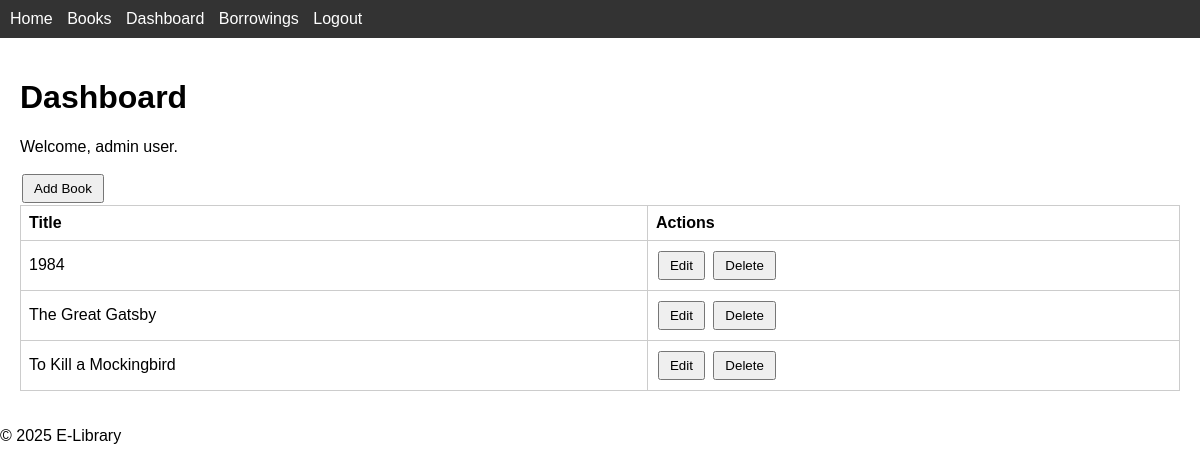
Before: /index.php?page=dashboard (signed in) with the older database file.
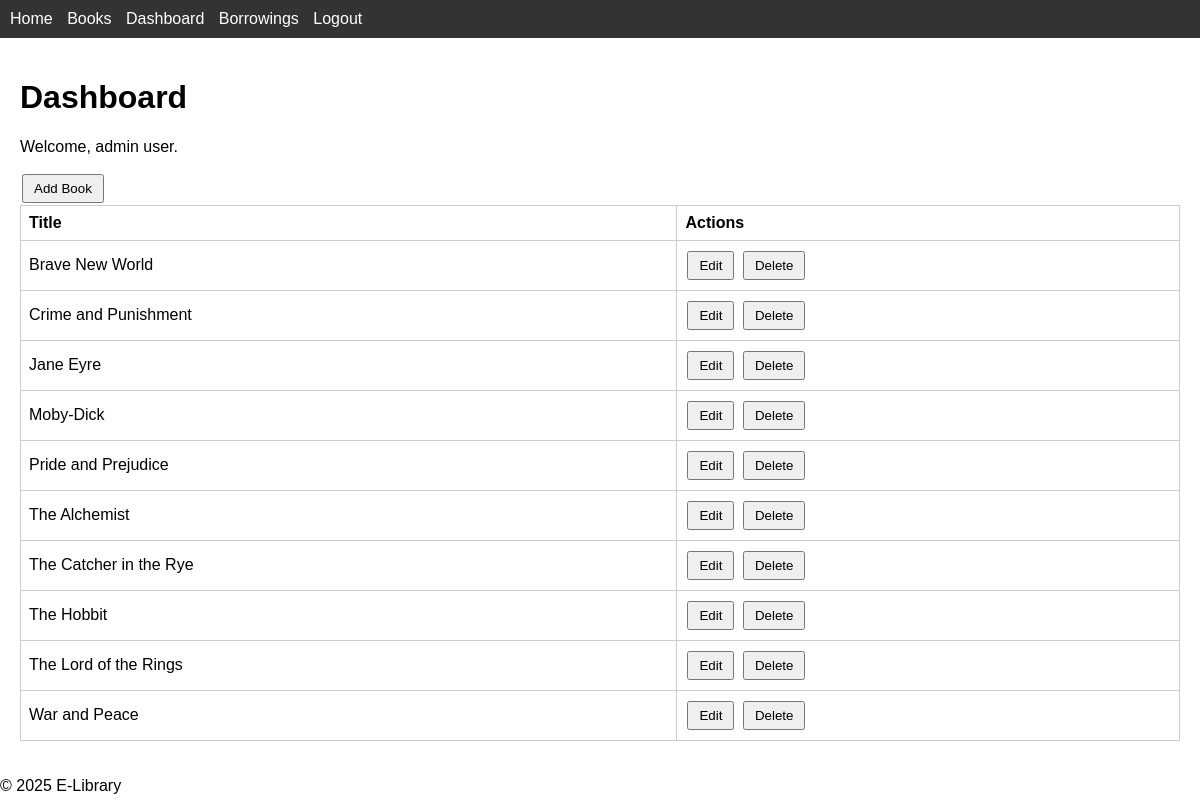
After: the same page with the newer database file.
### tables this page shows
CREATE TABLE books (
    id INT AUTO_INCREMENT PRIMARY KEY,
    title VARCHAR(255) NOT NULL,
    author VARCHAR(255) NOT NULL,
    category VARCHAR(100),
    isbn VARCHAR(20)
);

### controllers/dashboard.php (called while the page is built, shortened)
<?php
require_once __DIR__ . '/../models/book_model.php';
if ($_SESSION['role'] === 'admin') {
    $books = get_books();
} else {
    $books = [];
    $borrowings = get_user_borrowings($_SESSION['user_id']);
}
include __DIR__ . '/../views/header.php';
include __DIR__ . '/../views/dashboard.php';
include __DIR__ . '/../views/footer.php';

### models/book_model.php (called while the page is built, shortened)
<?php
function get_books($search = '', $order = 'title', $available_only = false) {
    $db = get_db();
    $sql = 'SELECT b.* FROM books b';
    $params = [];
    $conditions = [];
    $allowed = ['title', 'author', 'category'];
    $sql .= " ORDER BY b.$order";
    $stmt = $db->prepare($sql);
    $stmt->execute($params);
    return $stmt->fetchAll(PDO::FETCH_ASSOC);
}

### views/dashboard.php (the view, shortened to what this page needs)
<h1>Dashboard</h1>
<p>Welcome, <?php echo htmlspecialchars($_SESSION['role']); ?> user.</p>
<?php if ($_SESSION['role'] === 'admin'): ?>
    <form method="get" action="index.php">
        <button type="submit">Add Book</button>
    </form>
    <table>
        <tr><th>Title</th><th>Actions</th></tr>
        <?php foreach ($books as $b): ?>
        <tr>
            <td><?php echo htmlspecialchars($b['title']); ?></td>
            <td>
                <form method="get" action="index.php" style="display:inline">
                    <button type="submit">Edit</button>
                </form>
                <form method="get" action="index.php" style="display:inline" onsubmit="return confirm('Delete book?');">
                    <button type="submit">Delete</button>
                </form>
            </td>
        </tr>
        <?php endforeach; ?>
    </table>
<?php endif; ?>

Changed rows visible on the page:
added books: title "Brave New World"
added books: title "Crime and Punishment"
added books: title "Jane Eyre"
changed books: title "1984" → "Moby-Dick"
changed books: title "The Great Gatsby" → "Pride and Prejudice"
added books: title "The Alchemist"
added books: title "The Catcher in the Rye"
added books: title "The Hobbit"
added books: title "The Lord of the Rings"
changed books: title "To Kill a Mockingbird" → "War and Peace"
